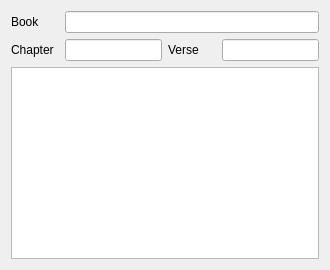
<?xml version="1.0" encoding="UTF-8"?>
<ui version="4.0">
 <class>VerseCheckWdgt</class>
 <widget class="QWidget" name="VerseCheckWdgt">
  <property name="windowTitle">
   <string>Verse Check</string>
  </property>
  <layout class="QVBoxLayout" name="VLVerseCheckWdgt">
   <item>
    <layout class="QGridLayout" name="GLVerseData" columnstretch="1,2,1,2">
     <item row="0" column="0">
      <widget class="QLabel" name="LBook">
       <property name="text">
        <string>Book</string>
       </property>
      </widget>
     </item>
     <item row="1" column="1">
      <widget class="QLineEdit" name="LEChapterNo">
       <property name="readOnly">
        <bool>true</bool>
       </property>
      </widget>
     </item>
     <item row="0" column="1" colspan="3">
      <widget class="QLineEdit" name="LEBook">
       <property name="readOnly">
        <bool>true</bool>
       </property>
      </widget>
     </item>
     <item row="1" column="0">
      <widget class="QLabel" name="LChapterNo">
       <property name="text">
        <string>Chapter</string>
       </property>
      </widget>
     </item>
     <item row="1" column="3">
      <widget class="QLineEdit" name="LEVerseNo">
       <property name="readOnly">
        <bool>true</bool>
       </property>
      </widget>
     </item>
     <item row="1" column="2">
      <widget class="QLabel" name="LVerseNo">
       <property name="text">
        <string>Verse</string>
       </property>
      </widget>
     </item>
    </layout>
   </item>
   <item>
    <widget class="QPlainTextEdit" name="PTEVerseText">
     <property name="readOnly">
      <bool>true</bool>
     </property>
    </widget>
   </item>
  </layout>
 </widget>
 <resources/>
 <connections/>
</ui>
